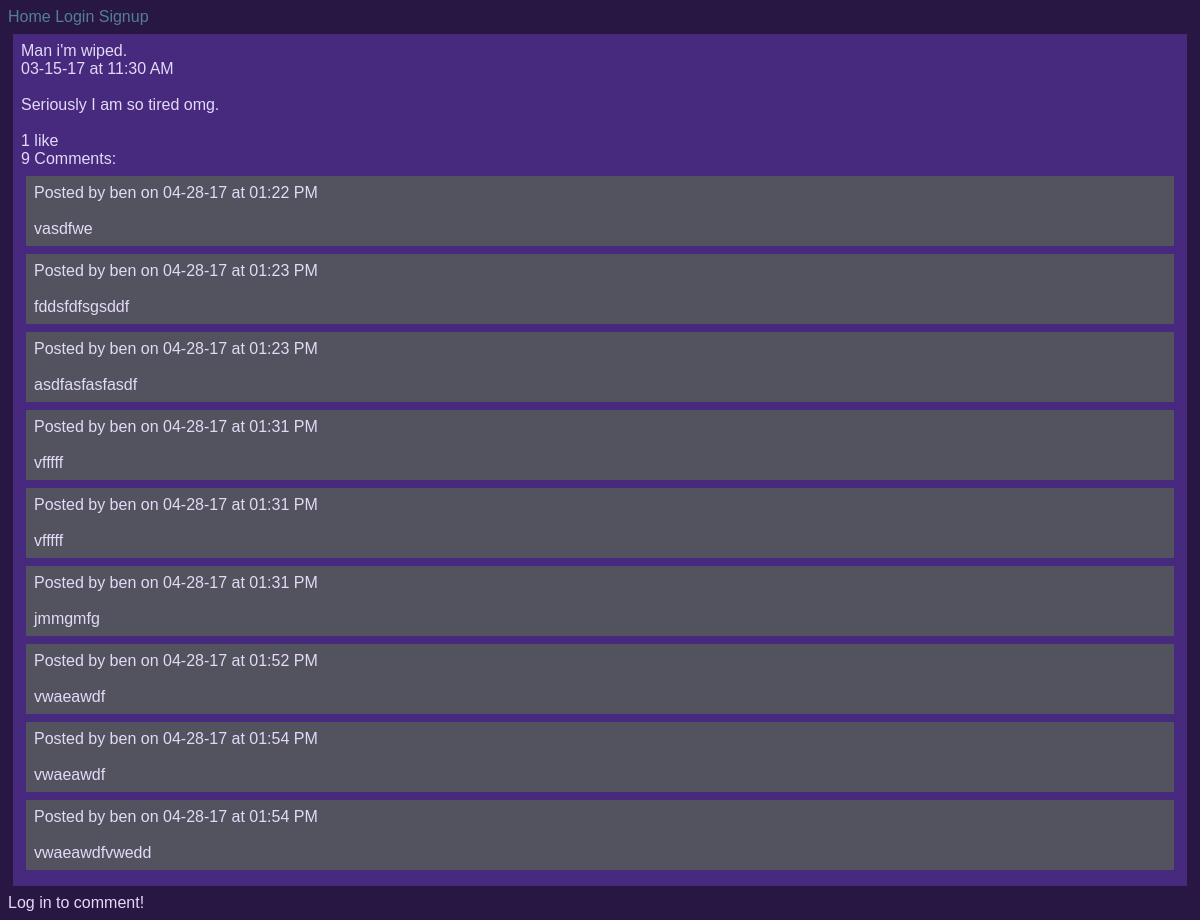
/ben/posts/12/, run on the app's committed database.
### posts/models.py (models this page shows)
class Post(models.Model):
        title = models.CharField(max_length=100)
        pub_date = models.DateTimeField('date published', auto_now_add=True)
        body = models.TextField()
        user = models.ForeignKey(User, on_delete=models.CASCADE, null=True)
        def utc_to_local(self, utc_datetime):
	        return utc_datetime.astimezone(tz=None)
        def __str__(self):
	        date = self.utc_to_local(self.pub_date).strftime('%m-%d-%y')
	        time = self.utc_to_local(self.pub_date).strftime('%I:%M %p')
	        return '%s at %s \n\n %s \n\n' % (date, time, self.body)

### comments/models.py (models this page shows)
class Comment(models.Model):
	body = models.TextField()
	pub_date = models.DateTimeField('date published', auto_now_add=True)
	post = models.ForeignKey(Post, on_delete=models.CASCADE)
	user = models.ForeignKey(User, on_delete=models.CASCADE)
	def utc_to_local(self, utc_datetime):
		return utc_datetime.astimezone(tz=None)
	def __str__(self):
		date = self.utc_to_local(self.pub_date).strftime('%m-%d-%y')
		time = self.utc_to_local(self.pub_date).strftime('%I:%M %p')
		return '%s at %s \n\n %s \n' % (date, time, self.body)

### posts/views.py (the view)
# urls.py: url(r'^(?P<post_number>\d+)/$', views.displayPost, name='display-post'),
def displayPost(request, username, post_number):
    post = Post.objects.get(user=User.objects.get(username=username), id=post_number)
    comments = Comment.objects.filter(post=post)
    if request.method == "POST":
    	comment_text = request.POST.get('the_comment')
    	comment = Comment(body=comment_text, post=post, user=request.user)
    	comment.save()
    	response_data={'comment': str(comment), 'user':request.user.username, 'comment_count': post.comment_set.count()}
    	return HttpResponse(json.dumps(response_data), content_type='application/json')
    else:
    	form = CommentForm()
    return render(request, 'posts/single_post.html', {'post': post, 'comments':comments, 'num_comments':post.comment_set.count(), 'form': form})

### posts/templatetags/likes_features.py (called while the page is built)
@register.simple_tag
def like_text(count):
	if count == 1:
		return str(count) + " like"
	else:
		return str(count) + " likes"

@register.simple_tag
def comment_text(count):
	if count == 1:
		return str(count) + " Comment"
	else:
		return str(count) + " Comments"

### posts/templates/posts/single_post.html (shortened to what this page needs)
{% extends 'Blog/base.html' %}
{% load likes_features %}
{% block content %}
<div class="post">
{{ post.title|linebreaksbr }}<br>
{{ post|linebreaksbr }}
<span class="likes" id="like-{{ post.id }}">
{% like_text post.like_set.count %}
</span>
<div id="comment-section">
<span id="comment-count">{% comment_text post.comment_set.count %}:</span><br>
{% for comment in comments %}
	<div class="comment">
	Posted by {{ comment.user }} on
	{{ comment|linebreaksbr }}
	</div>
{% endfor %}
</div>
</div>
{% if user.is_authenticated %}
	<form action="" method="post" id="comment-form">
	{% csrf_token %}
	<h2>Comment:</h2>
		<table>
		{{form.as_table}}
		</table>
		<input type="submit", value="Chime in!">
	</form>
{% else %}
Log in to comment!
{% endif %}
{% endblock content %}

### static/Blog/site.css (style rules this page uses)
body { color: #E3DAF7; background-color: #281742; font-family: Arial, Georgia, serif; }
.post { background-color: #472A7D; padding: 8px; margin: 8px 5px; }
.comment { background-color: #52535E; padding: 8px; margin: 8px 5px; }

### data on the page
Post: title "Man i'm wiped.", pub_date+body "03-15-17 at 11:30 AM Seriously I am so tired omg.", id "1 like", id "9 Comments"
Comment: user "ben", pub_date+body "04-28-17 at 01:22 PM vasdfwe"
Comment: user "ben", pub_date+body "04-28-17 at 01:23 PM fddsfdfsgsddf"
Comment: user "ben", pub_date+body "04-28-17 at 01:23 PM asdfasfasfasdf"
Comment: user "ben", pub_date+body "04-28-17 at 01:31 PM vfffff"
Comment: user "ben", pub_date+body "04-28-17 at 01:31 PM vfffff"
Comment: user "ben", pub_date+body "04-28-17 at 01:31 PM jmmgmfg"
Comment: user "ben", pub_date+body "04-28-17 at 01:52 PM vwaeawdf"
Comment: user "ben", pub_date+body "04-28-17 at 01:54 PM vwaeawdf"
Comment: user "ben", pub_date+body "04-28-17 at 01:54 PM vwaeawdfvwedd"
